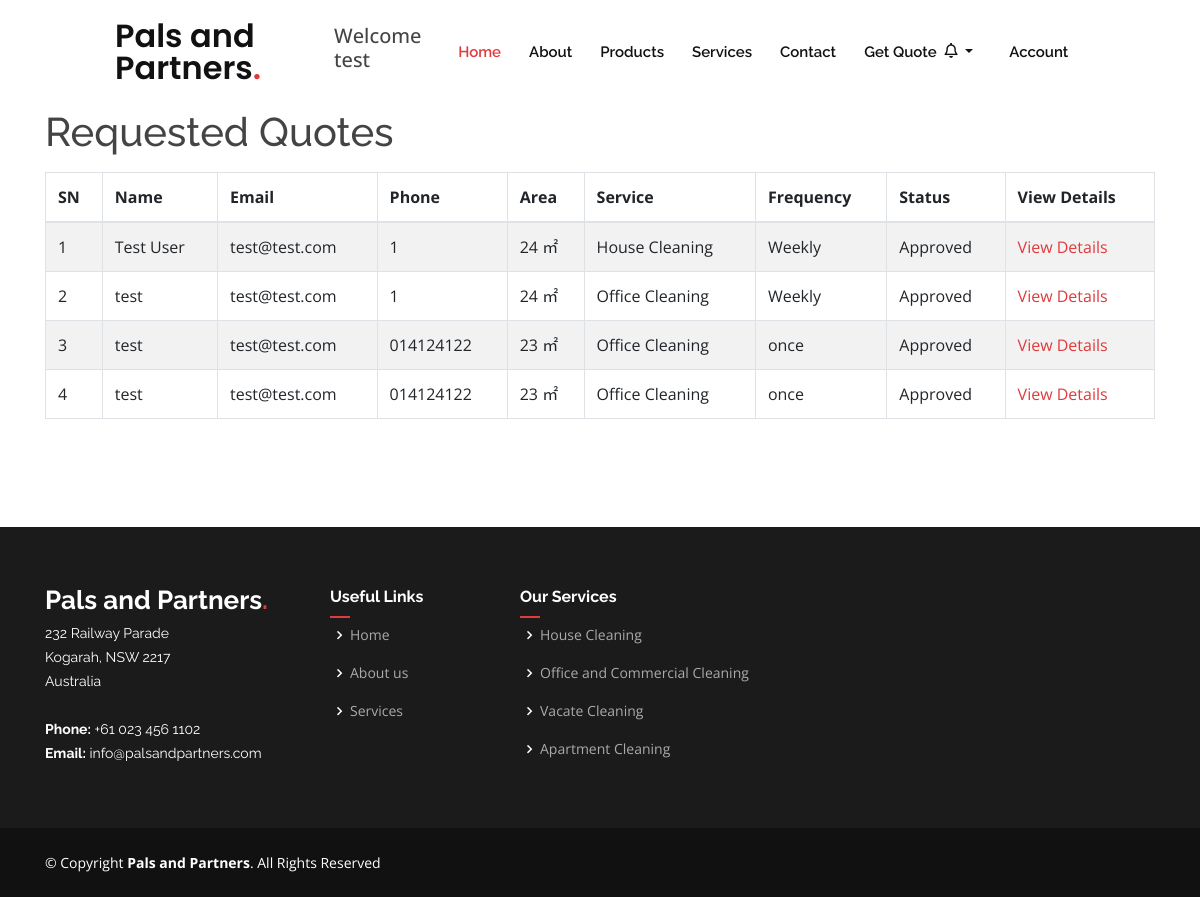
Screenshot of /myquotes.php (signed in) with the database file from the repository.
### tables this page shows
CREATE TABLE `quote_request` (
  `id` int(10) NOT NULL,
  `user_id` int(10) NOT NULL,
  `name` varchar(50) NOT NULL,
  `email` varchar(50) NOT NULL,
  `phone` varchar(20) NOT NULL,
  `area` decimal(10,0) NOT NULL,
  `allergies` varchar(255) NOT NULL,
  `frequency` varchar(100) NOT NULL,
  `service` varchar(100) NOT NULL,
  `status` varchar(255) NOT NULL DEFAULT '',
  `reqd` date NOT NULL DEFAULT current_timestamp()
);

CREATE TABLE `pricing` (
  `pricing_id` int(255) NOT NULL,
  `cleaning_type` varchar(255) NOT NULL,
  `price` int(255) NOT NULL
);

### admin/php/functions.php (called while the page is built, shortened)
<?php
include('db_conn.php');
function myQuotes($lgnusrid){
  global $mysqli;
  $query='SELECT * FROM `quote_request` JOIN pricing ON quote_request.service = pricing.pricing_id WHERE user_id="'.$lgnusrid.'";';
  $result=mysqli_query($mysqli,$query);
  return $result;
}
?>

### myquotes.php (the view)
<?php
    include('include/header.php');
    $myquotesfetch = myQuotes($_SESSION['id']);
    while($myquot = $myquotesfetch->fetch_array()) { $myquotes[] = $myquot; }
?>
<div class="container emp-profile">
    <section class="tabless">
    <h1>Requested Quotes</h1>
    <div class="panel-body">
       <div class="table-responsive">
           <table class="table table-striped table-bordered table-hover" id="dataTables-example">
               <thead>
               <?php if (isset($myquotes)) { ?>
                   <tr>
                       <th>SN</th>
                       <th>Name</th>
                       <th>Email</th>
                       <th>Phone</th>
                       <th>Area</th>
                       <th>Service</th>
                       <th>Frequency</th>
                       <th>Status</th>
                       <th>View Details</th>
                   </tr>
               </thead>
               <tbody>
                    <?php $sno =1; foreach ($myquotes as $row) { ?>
                    <tr>
                       <td><?php $myquotid= $row['id'];echo $sno?></td>
                       <td><?php echo $row['name'];?></td>
                       <td><?php echo $row['email'];?></td>
                       <td><?php echo $row['phone'];?></td>
                       <td><?php echo $row['area'];?> &#13217;</td>
                       <td><?php echo $row['cleaning_type'];?></td>
                       <td><?php echo $row['frequency'];?></td>
                       <td><?php if ($row['status']==""){ echo "Pending";}else {echo $row['status'];}?></td>
                       <td><?php echo '<a href="quotesdet.php?details='.$myquotid.'">View Details</a>';?></td>
                   </tr>
                   <?php $sno++; }} else {echo "No requested quotes as been found! Please try again later.";} ?>
                </tbody>
            </table>
        </div>
    </div>
    </section>
</div>
<?php include('include/footer.php');?>

### assets/css/style.css (style rules this page uses)
body { font-family: "Open Sans", sans-serif; color: #444444; }
a { color: #e03a3c; }
h1, h2, h3, h4, h5, h6 { font-family: "Raleway", sans-serif; }
section { padding: 60px 0; overflow: hidden; position: relative; }
.tabless { margin: 2rem 0; }
.tabless h1 { margin: 1rem 0; }

### rows the page displays
quote_request: name "Test User", email "test@test.com", phone "1", area "24", pricing.cleaning_type "House Cleaning", frequency "Weekly", status "Approved"
quote_request: name "test", email "test@test.com", phone "1", area "24", pricing.cleaning_type "Office Cleaning", frequency "Weekly", status "Approved"
quote_request: name "test", email "test@test.com", phone "014124122", area "23", pricing.cleaning_type "Office Cleaning", frequency "once", status "Approved"
quote_request: name "test", email "test@test.com", phone "014124122", area "23", pricing.cleaning_type "Office Cleaning", frequency "once", status "Approved"

### other values shown
$_SESSION['username'] "test"
